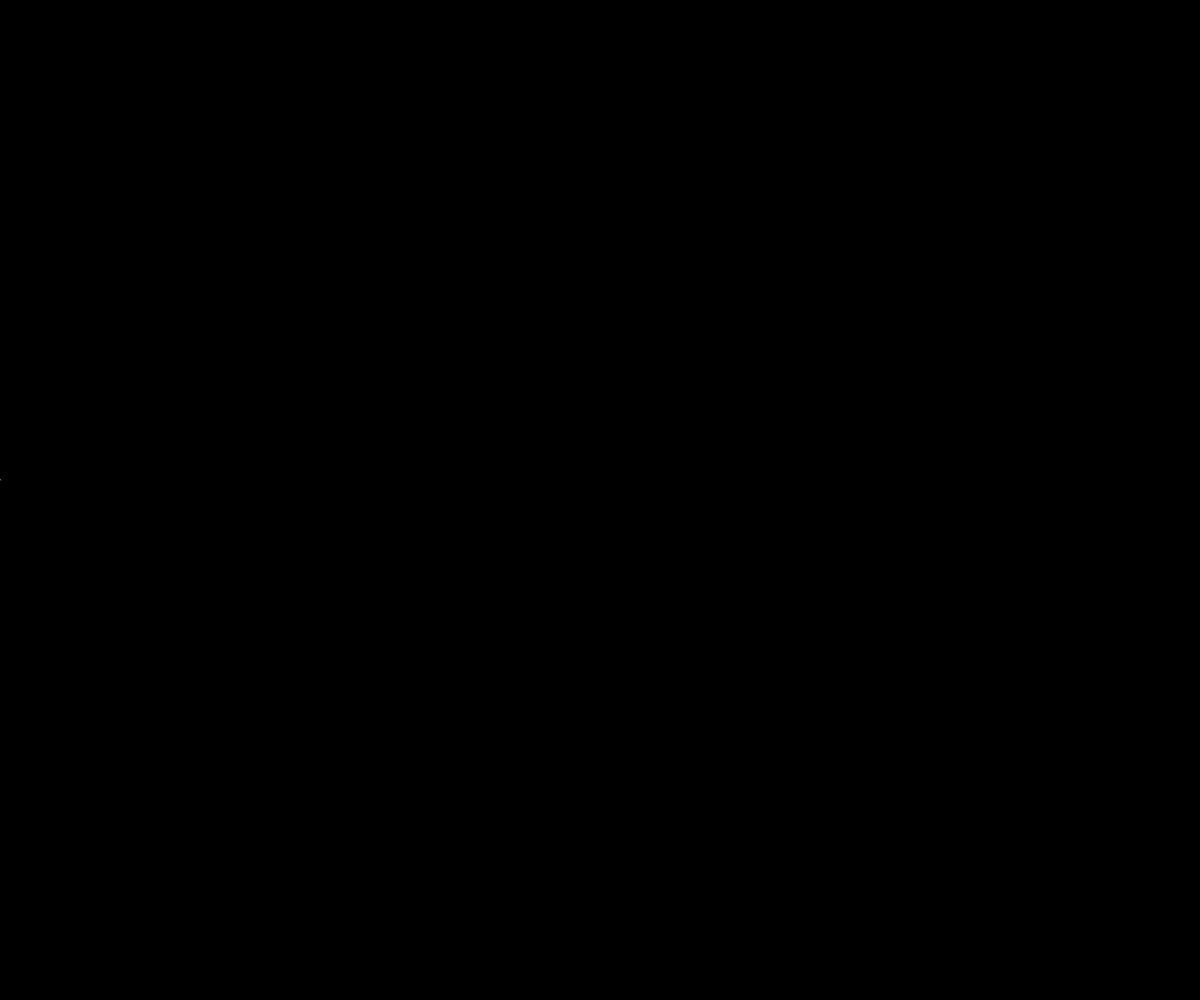
Frame 1 (no input)
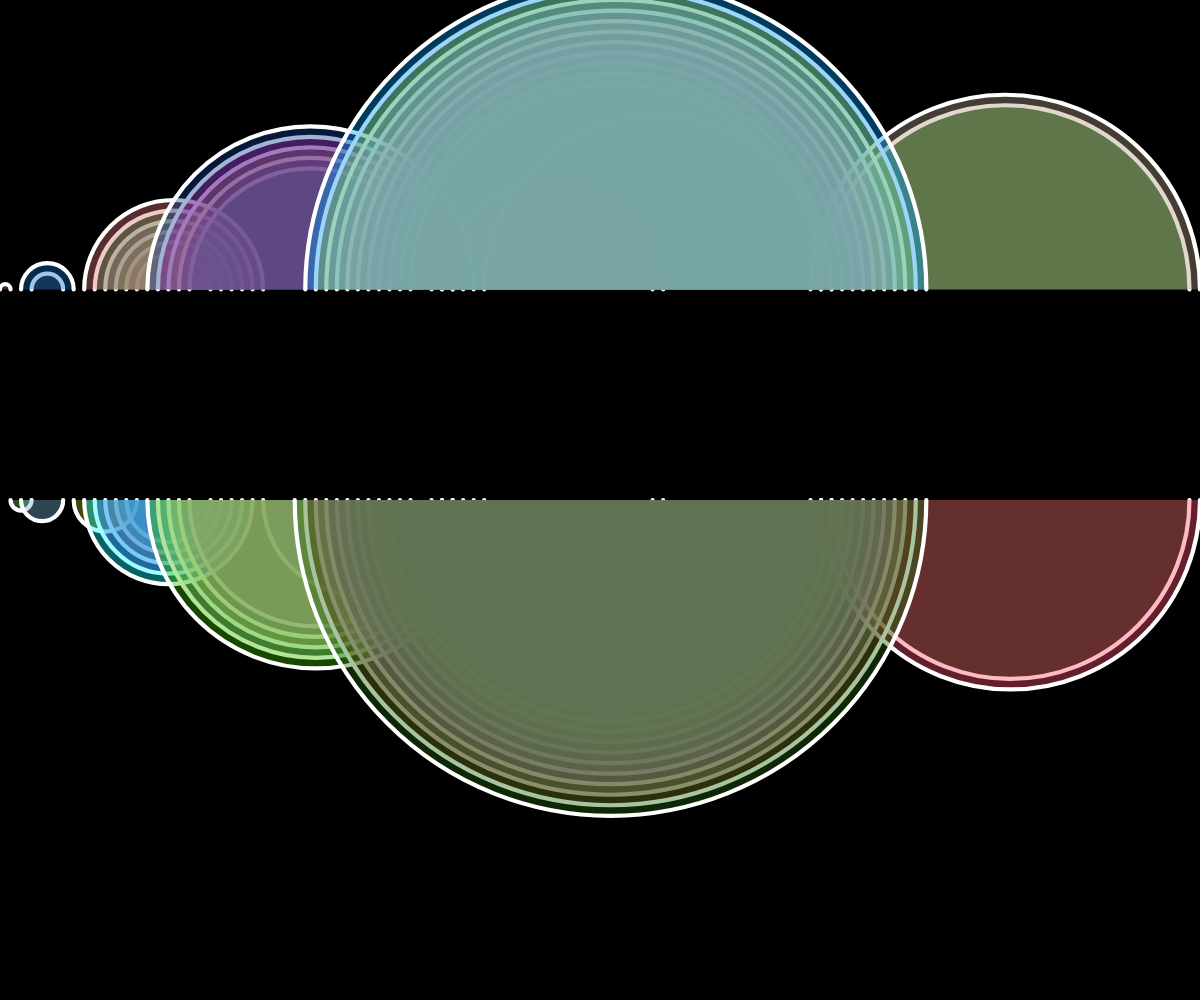
Frame 60 (no input)
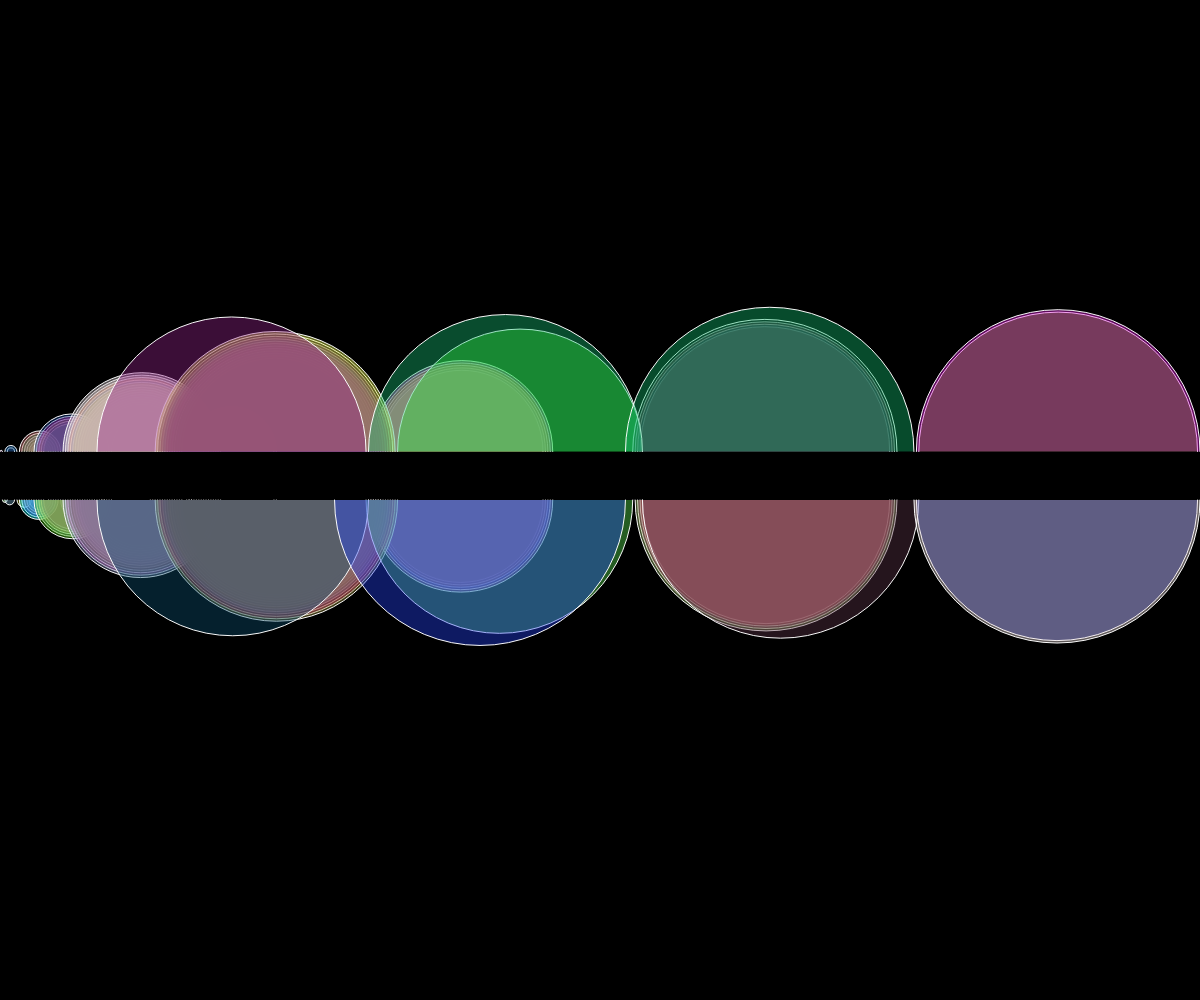
Frame 120 (the mouse pressed at the canvas centre since frame 60)

The p5.js sketch that drew these frames (run headless with seeded random() and noise() and a simulated clock; from frame 60 on, the mouse is pressed at the canvas centre):

// p5.js sketch
// ── sketch.js
var numbers = [];
var count = 1;
var sequence = [];
var index = 0;
var arcs = [];
var maxi = 0;
function setup() {
  createCanvas(windowWidth,windowHeight);
  background(0);
  sequence.push(0);
  numbers[index] = true;

}
class Arc{
  constructor(begin,end,dir){
    this.begin = begin;
    this.end = end;
    this.dir = dir;
    this.r = random(255);
    this.g = random(255);
    this.b = random(255);
  }
  show(){
    var diameter = this.end - this.begin;

    var x = (this.end + this.begin)/2;
    stroke(255);
    strokeWeight(0.4);
    fill(this.r, this.g,this.b, 100);
    if(this.dir == 0){
      arc(x, 0,diameter,diameter,0,PI);
    }
    else{
      arc(x, 0-20,diameter,diameter,PI,0);
    }
  }
}

function step(){
  var next = index - count;
  if(numbers[next] || next < 0){
    next = index + count;
  }
  numbers[next] = true;
  sequence.push(next);
  if(index > maxi){
    maxi = index;
  }



  var a = new Arc(index, next, count%2);

  arcs.push(a);
  index = next;
  count++;


}
function draw() {
  step();
  translate(0,height/2);
  scale(width/maxi);
  background(0);

  for(var a of arcs){
    a.show();
  }
  scale(0,1);



}
